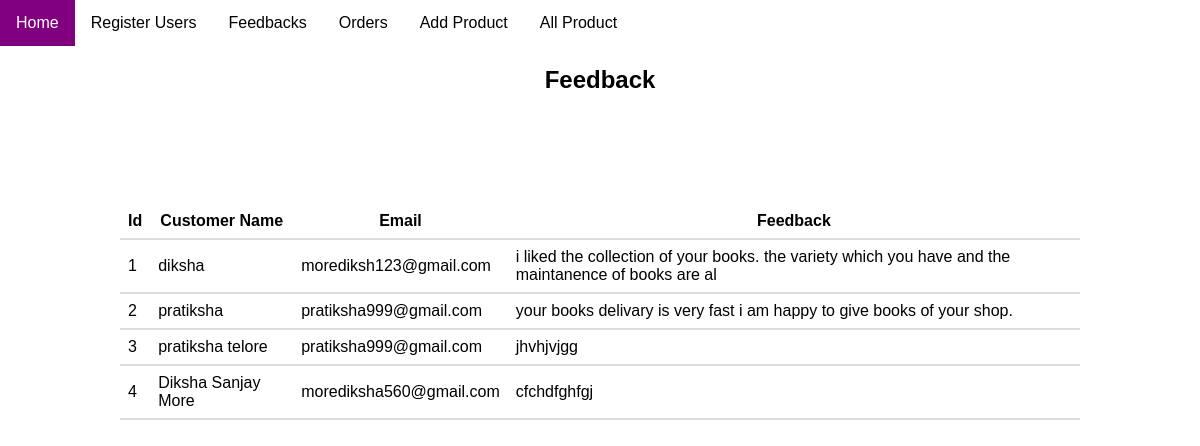
The app's page /dispfeedback.php with its own data.
### tables this page shows
CREATE TABLE IF NOT EXISTS `feedback` (
  `id` int(50) NOT NULL AUTO_INCREMENT,
  `uname` varchar(50) NOT NULL,
  `email` varchar(30) NOT NULL,
  `feedback` varchar(100) NOT NULL,
  PRIMARY KEY (`id`)
);

### dispfeedback.php (the view, shortened to what this page needs)
<html>
    <head>
    </head>
    <body>
    <div id="menu">
    <ul>
        <li><a href="index.php">Home</a></li>
        <li><a href="dispreg.php">Register Users</a></li>
        <li><a href="dispfeedback.php">Feedbacks</a></li>
        <li><a href="disporder.php">Orders</a></li>
        <li><a href="demo.php">Add Product</a></li>
        <li><a href="allproduct.php">All Product</a></li>
    </ul>
</div>
<h2>Feedback</h2>
<?php
echo("<table  align='center' ><tr><th>Id<th>Customer Name<th>Email<th>Feedback</tr>");
$res=mysql_query("select * from feedback;");
   while($row=mysql_fetch_array($res))
   {
?>
    <br>&nbsp;&nbsp;&nbsp;
    <?php
    echo("<tr><td>".$row[0]);
    echo("<td>".$row[1]);
    echo("<td>".$row[2]);
    echo("<td>".$row[3]);
    echo("</tr>");
   }
?>
</body>
</html>

### dispfeedback.php (style rules this page uses)
table { border-collapse:collapse; width:80%; }
th,td { padding:8px; border-bottom:2px solid #ddd; //background-color:#89CFF0; }
body { font-family:Arial,sans-serif; //background-color: #f2f2f2; margin:0; padding:0; }
ul { list-style-type:none; margin: 0; padding: 0; overflow: hidden; // background-color:#333; }
li { float:left; }
li a { display: block; color: black; text-align:center; padding:14px 16px; text-decoration: none; }
h2 { text-align:center; }

### records on screen
feedback: id "1", uname "diksha", email "morediksh123@gmail.com", feedback "i liked the collection of your books. the variety which you have and the maintanence of books are al"
feedback: id "2", uname "pratiksha", email "pratiksha999@gmail.com", feedback "your books delivary is very fast i am happy to give books of your shop."
feedback: id "3", uname "pratiksha telore", email "pratiksha999@gmail.com", feedback "jhvhjvjgg"
feedback: id "4", uname "Diksha Sanjay More", email "morediksha560@gmail.com", feedback "cfchdfghfgj"
